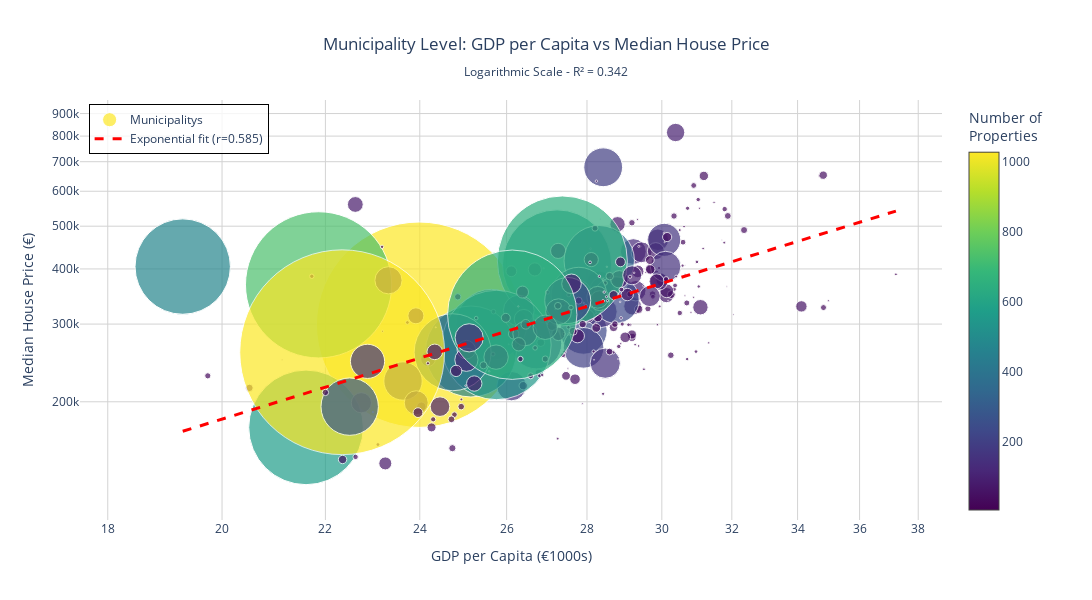

The cell this chart's notebook holds for it:
### Code cell
# Use the plotting function for municipality analysis
fig = create_gdp_price_plot(municipality_analysis, level='municipality')
fig.show()

# Print the exponential relationship equation
z_log = np.polyfit(municipality_analysis['log_median_income'], municipality_analysis['log_median_price'], 1)
slope = z_log[0]
intercept = z_log[1]
print(f"\nExponential Relationship Equation:")
print(f"Price = e^{intercept:.3f} x (GDP)^{slope:.3f}")
print(f"\nInterpretation: For every 1% increase in GDP, house prices increase by approximately {slope:.3f}%")

### Figure 1 — Plotly figure (JSON) as saved in the notebook; plotly's stock layout.template omitted (floating-point values rounded to 4 significant figures; data arrays with more than 128 entries replaced by an {"elided": "..."} marker saying what was removed)
{"data": [{"hovertemplate": "<b>%{text}</b>GDP per Capita: €%{x:,.0f}<br>Median Price: €%{y:,.0f}<br><extra></extra>", "marker": {"color": {"elided": "286 int values"}, "colorbar": {"title": {"text": "Number of<br>Properties"}}, "colorscale": [[0, "#440154"], [0.1111, "#482878"], [0.2222, "#3e4989"], [0.3333, "#31688e"], [0.4444, "#26828e"], [0.5556, "#1f9e89"], [0.6667, "#35b779"], [0.7778, "#6ece58"], [0.8889, "#b5de2b"], [1, "#fde725"]], "line": {"color": "white", "width": 1}, "showscale": true, "size": {"elided": "286 float values"}}, "mode": "markers", "name": "Municipalitys", "text": {"elided": "286 str values"}, "type": "scatter", "x": {"elided": "286 float values"}, "y": {"elided": "286 float values"}}, {"hovertemplate": "Predicted Price: €%{y:,.0f}<extra></extra>", "line": {"color": "red", "dash": "dash", "width": 3}, "mode": "lines", "name": "Exponential fit (r=0.585)", "type": "scatter", "x": [19.29, 19.47, 19.65, 19.83, 20.01, 20.19, 20.38, 20.56, 20.74, 20.92, 21.1, 21.28, 21.46, 21.64, 21.82, 22.01, 22.19, 22.37, 22.55, 22.73, 22.91, 23.09, 23.27, 23.46, 23.64, 23.82, 24.0, 24.18, 24.36, 24.54, 24.72, 24.9, 25.09, 25.27, 25.45, 25.63, 25.81, 25.99, 26.17, 26.35, 26.54, 26.72, 26.9, 27.08, 27.26, 27.44, 27.62, 27.8, 27.99, 28.17, 28.35, 28.53, 28.71, 28.89, 29.07, 29.25, 29.43, 29.62, 29.8, 29.98, 30.16, 30.34, 30.52, 30.7, 30.88, 31.07, 31.25, 31.43, 31.61, 31.79, 31.97, 32.15, 32.33, 32.52, 32.7, 32.88, 33.06, 33.24, 33.42, 33.6, 33.78, 33.96, 34.15, 34.33, 34.51, 34.69, 34.87, 35.05, 35.23, 35.41, 35.6, 35.78, 35.96, 36.14, 36.32, 36.5, 36.68, 36.86, 37.04, 37.23], "y": [171500.0, 174300.0, 177200.0, 180000.0, 182900.0, 185800.0, 188700.0, 191700.0, 194600.0, 197600.0, 200600.0, 203600.0, 206700.0, 209700.0, 212800.0, 215900.0, 219000.0, 222200.0, 225300.0, 228500.0, 231700.0, 234900.0, 238100.0, 241400.0, 244600.0, 247900.0, 251200.0, 254600.0, 257900.0, 261300.0, 264600.0, 268000.0, 271500.0, 274900.0, 278400.0, 281800.0, 285300.0, 288800.0, 292400.0, 295900.0, 299500.0, 303000.0, 306600.0, 310300.0, 313900.0, 317600.0, 321200.0, 324900.0, 328600.0, 332400.0, 336100.0, 339900.0, 343600.0, 347400.0, 351300.0, 355100.0, 358900.0, 362800.0, 366700.0, 370600.0, 374500.0, 378500.0, 382400.0, 386400.0, 390400.0, 394400.0, 398400.0, 402500.0, 406600.0, 410600.0, 414700.0, 418800.0, 423000.0, 427100.0, 431300.0, 435500.0, 439700.0, 443900.0, 448100.0, 452400.0, 456700.0, 461000.0, 465300.0, 469600.0, 473900.0, 478300.0, 482700.0, 487100.0, 491500.0, 495900.0, 500300.0, 504800.0, 509300.0, 513800.0, 518300.0, 522800.0, 527300.0, 531900.0, 536500.0, 541100.0]}], "layout": {"height": 600, "hovermode": "closest", "legend": {"bgcolor": "rgba(255, 255, 255, 0.8)", "bordercolor": "Black", "borderwidth": 1, "x": 0.01, "xanchor": "left", "y": 0.99, "yanchor": "top"}, "margin": {"r": 150}, "showlegend": true, "title": {"text": "Municipality Level: GDP per Capita vs Median House Price<br><sub>Logarithmic Scale - R² = 0.342</sub>", "x": 0.5, "xanchor": "center"}, "width": 1200, "xaxis": {"gridcolor": "lightgray", "title": {"text": "GDP per Capita (€1000s)"}, "type": "log"}, "yaxis": {"gridcolor": "lightgray", "title": {"text": "Median House Price (€)"}, "type": "log"}}}
